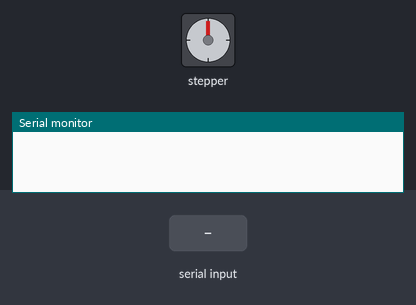
Recording of a sketch running on a simulated Arduino Uno, built with avr-gcc and run on an emulated ATmega328P. Shown: stepper motor, the last lines printed to the serial monitor. The test bench sets the inputs (shaded band). Stepper angles assume 400 steps per turn.

Above: at 1.2 s.
1.3 s: "5\n" received over Serial
At 1.55 s:
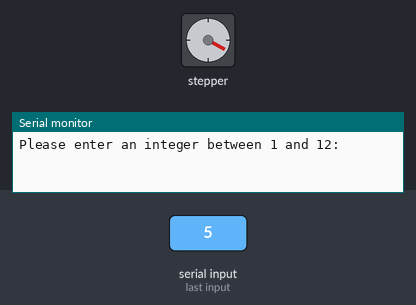
At 2.46 s:
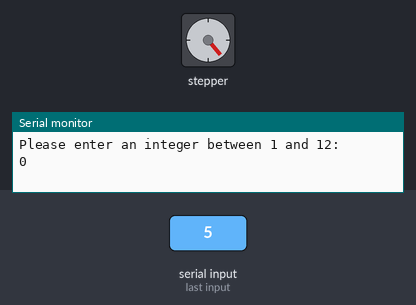
4.3 s: "0\n" received over Serial
11.4 s: "5\n" received over Serial
At 15.2 s:
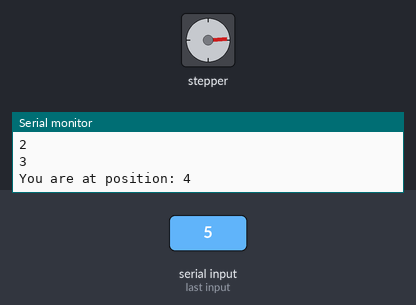
Timing chart, 0 to 15.4 s (numbered marks = the images above; inputs shaded):
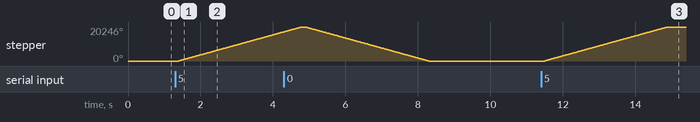

Measured:
- after the input at 1.3 s, stepper: keeps turning clockwise at about 5993°/s, starting after 0.10 s
- after the input at 11.4 s, stepper: turns 20246° clockwise in 3.4 s, starting after 0.10 s

The sketch:

y_stepper.ino
```cpp
#include <Stepper.h>

const int stepsPerRevolution = 400;
const float stepDistance = 0.0128;
Stepper myStepper(stepsPerRevolution, 8, 9); // 8 is PUL, 9 is DIR

int currentPos = 0;

void setup() {
    myStepper.setSpeed(1000); // Set the speed in RPM
    Serial.begin(9600); // Start serial communication
    //myStepper.step(250);
}

const long steps = mmToSteps(9);
void loop() {
    if (Serial.available() > 0) {
        Serial.println("Please enter an integer between 1 and 12:");

        // Wait for all serial data to arrive
        delay(100);

        String inputString = Serial.readStringUntil('\n'); // Read the entire string until newline

        // Convert the input string to an integer
        int userInput = inputString.toInt();

        // Check if the input is not between 1 and 12
        if (userInput < 0 || userInput > 12) {
            Serial.println("Invalid input. Please enter an integer between 1 and 12.");
            return;
        }

        if (userInput == 0){
          userInput = 1;
        }

        int targetPos = userInput - 1; // Convert to zero-based index
        int itersToMove = targetPos - currentPos; // Calculate the relative steps to move

        runner(itersToMove, steps); // Move the stepper

        currentPos = targetPos; // Update current position

        Serial.println();
        Serial.print("You are at position: ");
        Serial.print(currentPos);
    }
}

// Function to convert millimeters to steps
long mmToSteps(long mm) {
    return 8 * round(mm / stepDistance);
}

void runner(int iterations, long steps){
    if (iterations < 0){
        steps = -steps; // Reverse direction if iterations is negative
        iterations = -iterations; // Make iterations positive
    }

    for (int i = 0; i < iterations; i++){
        myStepper.step(steps);
        Serial.println(i);
    }
}
```
